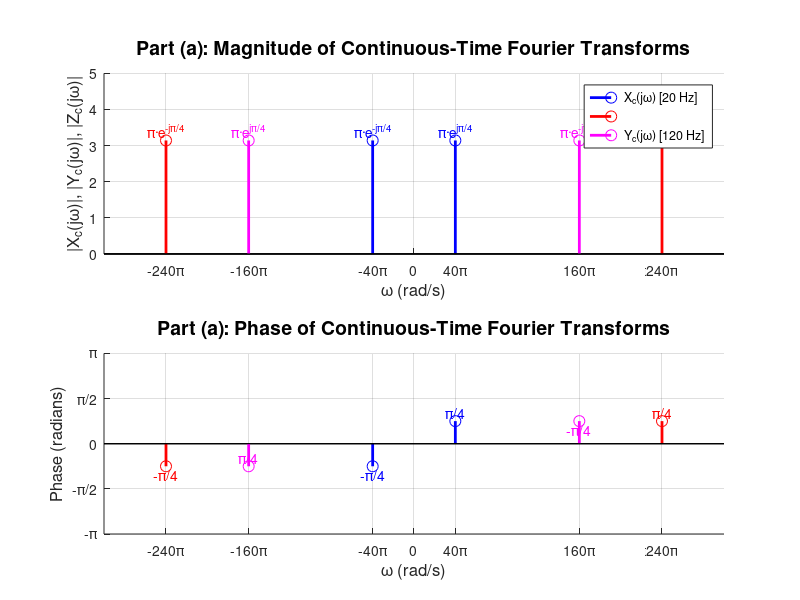

This chart was generated by the following MATLAB code: (Note: this script raises an error after producing the figure.)
%% Aliasing Problem - Plotting Fourier Transforms with Phasors
% Three sinusoids sampled at Ts = 0.01
clear all; close all; clc;

%% Signal Parameters
% xc(t) = cos(40πt + π/4)   → f0 = 20 Hz
% yc(t) = cos(240πt + π/4)  → f0 = 120 Hz
% zc(t) = cos(160πt - π/4)  → f0 = 80 Hz

Ts = 0.01;                    % Sampling period
fs = 1/Ts;                    % Sampling frequency = 100 Hz
omega_s = 2*pi*fs;            % Sampling frequency in rad/s = 200π

% Signal frequencies (rad/s)
omega_x = 40*pi;              % 20 Hz
omega_y = 240*pi;             % 120 Hz
omega_z = 160*pi;             % 80 Hz

% Phases
phi_x = pi/4;
phi_y = pi/4;
phi_z = -pi/4;

fprintf('Signal Parameters:\n');
fprintf('xc(t): f = 20 Hz,  ω = 40π rad/s,  φ = π/4\n');
fprintf('yc(t): f = 120 Hz, ω = 240π rad/s, φ = π/4\n');
fprintf('zc(t): f = 80 Hz,  ω = 160π rad/s, φ = -π/4\n');
fprintf('Sampling: Ts = %.2f s, fs = %.0f Hz, ωs = %.0fπ rad/s\n\n', Ts, fs, omega_s/pi);

%% Part (a): Continuous-Time Fourier Transform
fprintf('=== Part (a): Continuous-Time Fourier Transforms ===\n\n');

figure('Position', [50, 50, 1400, 900]);

% Frequency axis for continuous-time
omega_ct = linspace(-300*pi, 300*pi, 10000);

% Create subplots for magnitude and phase
subplot(2,1,1);
hold on; grid on;

% Impulse locations and magnitudes for all three signals
impulse_mag = pi;  % Magnitude of each impulse

% Plot xc(t) - Blue
stem([-omega_x, omega_x], [impulse_mag, impulse_mag], 'b', 'LineWidth', 2, 'MarkerSize', 8);
text(-omega_x, impulse_mag + 0.3, sprintf('π·e^{-jπ/4}'), 'Color', 'b', 'FontSize', 10, 'HorizontalAlignment', 'center');
text(omega_x, impulse_mag + 0.3, sprintf('π·e^{jπ/4}'), 'Color', 'b', 'FontSize', 10, 'HorizontalAlignment', 'center');

% Plot yc(t) - Red
stem([-omega_y, omega_y], [impulse_mag, impulse_mag], 'r', 'LineWidth', 2, 'MarkerSize', 8);
text(-omega_y, impulse_mag + 0.3, sprintf('π·e^{-jπ/4}'), 'Color', 'r', 'FontSize', 10, 'HorizontalAlignment', 'center');
text(omega_y, impulse_mag + 0.3, sprintf('π·e^{jπ/4}'), 'Color', 'r', 'FontSize', 10, 'HorizontalAlignment', 'center');

% Plot zc(t) - Magenta
stem([-omega_z, omega_z], [impulse_mag, impulse_mag], 'm', 'LineWidth', 2, 'MarkerSize', 8);
text(-omega_z, impulse_mag + 0.3, sprintf('π·e^{jπ/4}'), 'Color', 'm', 'FontSize', 10, 'HorizontalAlignment', 'center');
text(omega_z, impulse_mag + 0.3, sprintf('π·e^{-jπ/4}'), 'Color', 'm', 'FontSize', 10, 'HorizontalAlignment', 'center');

xlabel('\omega (rad/s)', 'FontSize', 12);
ylabel('|X_c(j\omega)|, |Y_c(j\omega)|, |Z_c(j\omega)|', 'FontSize', 12);
title('Part (a): Magnitude of Continuous-Time Fourier Transforms', 'FontSize', 14, 'FontWeight', 'bold');
xlim([-300*pi, 300*pi]);
ylim([0, 5]);
xticks([-omega_y, -omega_z, -omega_x, 0, omega_x, omega_z, omega_y]);
xticklabels({'-240π', '-160π', '-40π', '0', '40π', '160π', '240π'});
legend('X_c(j\omega) [20 Hz]', '', 'Y_c(j\omega) [120 Hz]', '', 'Z_c(j\omega) [80 Hz]', '', 'Location', 'northeast');

% Phase plot
subplot(2,1,2);
hold on; grid on;

% Plot phases for xc(t)
stem([-omega_x, omega_x], [-phi_x, phi_x], 'b', 'LineWidth', 2, 'MarkerSize', 8);
text(-omega_x, -phi_x - 0.3, sprintf('-π/4'), 'Color', 'b', 'FontSize', 10, 'HorizontalAlignment', 'center');
text(omega_x, phi_x + 0.3, sprintf('π/4'), 'Color', 'b', 'FontSize', 10, 'HorizontalAlignment', 'center');

% Plot phases for yc(t)
stem([-omega_y, omega_y], [-phi_y, phi_y], 'r', 'LineWidth', 2, 'MarkerSize', 8);
text(-omega_y, -phi_y - 0.3, sprintf('-π/4'), 'Color', 'r', 'FontSize', 10, 'HorizontalAlignment', 'center');
text(omega_y, phi_y + 0.3, sprintf('π/4'), 'Color', 'r', 'FontSize', 10, 'HorizontalAlignment', 'center');

% Plot phases for zc(t)
stem([-omega_z, omega_z], [phi_z, -phi_z], 'm', 'LineWidth', 2, 'MarkerSize', 8);
text(-omega_z, phi_z + 0.3, sprintf('π/4'), 'Color', 'm', 'FontSize', 10, 'HorizontalAlignment', 'center');
text(omega_z, -phi_z - 0.3, sprintf('-π/4'), 'Color', 'm', 'FontSize', 10, 'HorizontalAlignment', 'center');

xlabel('\omega (rad/s)', 'FontSize', 12);
ylabel('Phase (radians)', 'FontSize', 12);
title('Part (a): Phase of Continuous-Time Fourier Transforms', 'FontSize', 14, 'FontWeight', 'bold');
xlim([-300*pi, 300*pi]);
ylim([-pi, pi]);
xticks([-omega_y, -omega_z, -omega_x, 0, omega_x, omega_z, omega_y]);
xticklabels({'-240π', '-160π', '-40π', '0', '40π', '160π', '240π'});
yticks([-pi, -pi/2, 0, pi/2, pi]);
yticklabels({'-π', '-π/2', '0', 'π/2', 'π'});
yline(0, 'k--', 'LineWidth', 0.5);

%% Part (b): Sampled Signal Fourier Transform
fprintf('=== Part (b): Sampled Signal Fourier Transforms ===\n\n');

figure('Position', [100, 50, 1400, 900]);

% For sampled signals, we get replicas at ω ± k*ωs scaled by 1/Ts
scale_factor = 1/Ts;  % = 100

% Show replicas from k = -2 to k = 2
k_range = -2:2;

subplot(2,1,1);
hold on; grid on;

% Plot Xs(jω) - Blue
for k = k_range
    omega_shift = k * omega_s;
    stem([-(omega_x + omega_shift), (omega_x + omega_shift)], ...
         [scale_factor*pi, scale_factor*pi], 'b', 'LineWidth', 1.5, 'MarkerSize', 6);
end
% Label main replicas
text(-omega_x, scale_factor*pi + 30, '100π·e^{-jπ/4}', 'Color', 'b', 'FontSize', 9, 'HorizontalAlignment', 'center');
text(omega_x, scale_factor*pi + 30, '100π·e^{jπ/4}', 'Color', 'b', 'FontSize', 9, 'HorizontalAlignment', 'center');

% Plot Ys(jω) - Red (aliases to ±40π)
for k = k_range
    omega_shift = k * omega_s;
    stem([-(omega_y + omega_shift), (omega_y + omega_shift)], ...
         [scale_factor*pi, scale_factor*pi], 'r', 'LineWidth', 1.5, 'MarkerSize', 6);
end
% The k=-1 replica of 240π lands at 240π - 200π = 40π (ALIASING!)
text(-omega_x, scale_factor*pi + 60, '100π·e^{jπ/4} (aliased from 240π)', 'Color', 'r', 'FontSize', 8, 'HorizontalAlignment', 'center');
text(omega_x, scale_factor*pi + 60, '100π·e^{-jπ/4} (aliased from 240π)', 'Color', 'r', 'FontSize', 8, 'HorizontalAlignment', 'center');

% Plot Zs(jω) - Magenta (aliases to ±40π)
for k = k_range
    omega_shift = k * omega_s;
    stem([-(omega_z + omega_shift), (omega_z + omega_shift)], ...
         [scale_factor*pi, scale_factor*pi], 'm', 'LineWidth', 1.5, 'MarkerSize', 6);
end
% The k=1 replica of -160π lands at -160π + 200π = 40π (ALIASING!)
text(-omega_x, scale_factor*pi + 90, '100π·e^{-jπ/4} (aliased from 160π)', 'Color', 'm', 'FontSize', 8, 'HorizontalAlignment', 'center');
text(omega_x, scale_factor*pi + 90, '100π·e^{jπ/4} (aliased from 160π)', 'Color', 'm', 'FontSize', 8, 'HorizontalAlignment', 'center');

% Mark sampling frequency replicas
for k = k_range
    xline(k*omega_s, 'k--', 'Alpha', 0.3, 'LineWidth', 1);
    if k ~= 0
        text(k*omega_s, 380, sprintf('k=%d', k), 'HorizontalAlignment', 'center', 'FontSize', 9);
    end
end

% Highlight base band
patch([-omega_s/2, omega_s/2, omega_s/2, -omega_s/2], [0, 0, 400, 400], ...
      'g', 'FaceAlpha', 0.05, 'EdgeColor', 'g', 'LineWidth', 2);
text(0, 370, 'Base band (-ωs/2 to ωs/2)', 'HorizontalAlignment', 'center', ...
     'FontSize', 10, 'Color', 'g', 'FontWeight', 'bold');

xlabel('\omega (rad/s)', 'FontSize', 12);
ylabel('|X_s(j\omega)|, |Y_s(j\omega)|, |Z_s(j\omega)|', 'FontSize', 12);
title('Part (b): Magnitude of Sampled Signal Fourier Transforms', 'FontSize', 14, 'FontWeight', 'bold');
xlim([-500*pi, 500*pi]);
ylim([0, 400]);
xticks([-400*pi, -omega_s, -omega_s/2, 0, omega_s/2, omega_s, 400*pi]);
xticklabels({'-400π', '-200π (-ωs)', '-100π', '0', '100π', '200π (ωs)', '400π'});

% Phase plot for sampled signals
subplot(2,1,2);
hold on; grid on;

% Plot phases for Xs(jω)
for k = k_range
    omega_shift = k * omega_s;
    stem([-(omega_x + omega_shift), (omega_x + omega_shift)], ...
         [-phi_x, phi_x], 'b', 'LineWidth', 1.5, 'MarkerSize', 6);
end

% Plot phases for Ys(jω) - note phase flips due to aliasing
for k = k_range
    omega_shift = k * omega_s;
    % At baseband: k=-1 gives 240π - 200π = 40π with phase swap
    if k == -1
        stem([-(omega_y + omega_shift), (omega_y + omega_shift)], ...
             [phi_y, -phi_y], 'r', 'LineWidth', 1.5, 'MarkerSize', 6);
    else
        stem([-(omega_y + omega_shift), (omega_y + omega_shift)], ...
             [-phi_y, phi_y], 'r', 'LineWidth', 1.5, 'MarkerSize', 6);
    end
end

% Plot phases for Zs(jω)
for k = k_range
    omega_shift = k * omega_s;
    if k == 1
        stem([-(omega_z + omega_shift), (omega_z + omega_shift)], ...
             [-phi_z, phi_z], 'm', 'LineWidth', 1.5, 'MarkerSize', 6);
    else
        stem([-(omega_z + omega_shift), (omega_z + omega_shift)], ...
             [phi_z, -phi_z], 'm', 'LineWidth', 1.5, 'MarkerSize', 6);
    end
end

% Mark sampling frequency replicas
for k = k_range
    xline(k*omega_s, 'k--', 'Alpha', 0.3, 'LineWidth', 1);
end

% Highlight base band
patch([-omega_s/2, omega_s/2, omega_s/2, -omega_s/2], [-pi, -pi, pi, pi], ...
      'g', 'FaceAlpha', 0.05, 'EdgeColor', 'g', 'LineWidth', 2);

xlabel('\omega (rad/s)', 'FontSize', 12);
ylabel('Phase (radians)', 'FontSize', 12);
title('Part (b): Phase of Sampled Signal Fourier Transforms', 'FontSize', 14, 'FontWeight', 'bold');
xlim([-500*pi, 500*pi]);
ylim([-pi-0.5, pi+0.5]);
xticks([-400*pi, -omega_s, -omega_s/2, 0, omega_s/2, omega_s, 400*pi]);
xticklabels({'-400π', '-200π (-ωs)', '-100π', '0', '100π', '200π (ωs)', '400π'});
yticks([-pi, -pi/2, 0, pi/2, pi]);
yticklabels({'-π', '-π/2', '0', 'π/2', 'π'});
yline(0, 'k--', 'LineWidth', 0.5);

%% Part (c): DTFT
fprintf('=== Part (c): DTFT of Discrete Sequences ===\n\n');

figure('Position', [150, 50, 1400, 900]);

% For DTFT: ω̂ = ωTs, and DTFT is 2π-periodic
% The impulses at ω = ±40π in Xs(jω) appear at ω̂ = ±40π·Ts = ±0.4π

omega_hat_x = omega_x * Ts;  % = 0.4π
omega_hat_y = omega_y * Ts;  % = 2.4π → aliases to 0.4π in [-π, π]
omega_hat_z = omega_z * Ts;  % = 1.6π → aliases to -0.4π in [-π, π]

subplot(2,1,1);
hold on; grid on;

% Show one period: [-π, π]
% All three signals alias to ω̂ = ±0.4π

% Plot Xd(e^jω̂) - Blue
stem([-omega_hat_x, omega_hat_x]/pi, [scale_factor*pi, scale_factor*pi], ...
     'b', 'LineWidth', 2, 'MarkerSize', 8);
text(-omega_hat_x/pi, scale_factor*pi + 30, '100π·e^{-jπ/4}', 'Color', 'b', ...
     'FontSize', 10, 'HorizontalAlignment', 'center');
text(omega_hat_x/pi, scale_factor*pi + 30, '100π·e^{jπ/4}', 'Color', 'b', ...
     'FontSize', 10, 'HorizontalAlignment', 'center');

% Plot Yd(e^jω̂) - Red (aliased to ±0.4π)
stem([-omega_hat_x, omega_hat_x]/pi, [scale_factor*pi, scale_factor*pi], ...
     'r', 'LineWidth', 2, 'MarkerSize', 8);
text(-omega_hat_x/pi, scale_factor*pi + 60, '100π·e^{jπ/4}', 'Color', 'r', ...
     'FontSize', 10, 'HorizontalAlignment', 'center');
text(omega_hat_x/pi, scale_factor*pi + 60, '100π·e^{-jπ/4}', 'Color', 'r', ...
     'FontSize', 10, 'HorizontalAlignment', 'center');

% Plot Zd(e^jω̂) - Magenta (aliased to ±0.4π)
stem([-omega_hat_x, omega_hat_x]/pi, [scale_factor*pi, scale_factor*pi], ...
     'm', 'LineWidth', 2, 'MarkerSize', 8);
text(-omega_hat_x/pi, scale_factor*pi + 90, '100π·e^{-jπ/4}', 'Color', 'm', ...
     'FontSize', 10, 'HorizontalAlignment', 'center');
text(omega_hat_x/pi, scale_factor*pi + 90, '100π·e^{jπ/4}', 'Color', 'm', ...
     'FontSize', 10, 'HorizontalAlignment', 'center');

% Mark period boundaries
xline(-1, 'k--', 'LineWidth', 2, 'Label', '-π', 'LabelVerticalAlignment', 'bottom');
xline(1, 'k--', 'LineWidth', 2, 'Label', 'π', 'LabelVerticalAlignment', 'bottom');
xline(0, 'k-', 'LineWidth', 1);

% Highlight one period
patch([-1, 1, 1, -1], [0, 0, 400, 400], 'c', 'FaceAlpha', 0.05, ...
      'EdgeColor', 'c', 'LineWidth', 2);
text(0, 370, 'One Period (2π-periodic)', 'HorizontalAlignment', 'center', ...
     'FontSize', 11, 'Color', 'c', 'FontWeight', 'bold');

xlabel('\omega-hat (×π rad)', 'FontSize', 12);
ylabel('|X_d(e^{j\omega-hat})|, |Y_d(e^{j\omega-hat})|, |Z_d(e^{j\omega-hat})|', 'FontSize', 12);
title('Part (c): Magnitude of DTFT', 'FontSize', 14, 'FontWeight', 'bold');
xlim([-2, 2]);
ylim([0, 400]);
xticks([-2, -1, -0.4, 0, 0.4, 1, 2]);
xticklabels({'-2π', '-π', '-0.4π', '0', '0.4π', 'π', '2π'});
legend('X_d (20 Hz)', '', 'Y_d (120→20 Hz aliased)', '', 'Z_d (80→20 Hz aliased)', '', ...
       'Location', 'northeast');

% Phase plot for DTFT
subplot(2,1,2);
hold on; grid on;

% Plot phases - all at ω̂ = ±0.4π but with different phase values

% Xd phase
stem([-omega_hat_x, omega_hat_x]/pi, [-phi_x, phi_x], 'b', 'LineWidth', 2, 'MarkerSize', 8);
text(-omega_hat_x/pi, -phi_x - 0.3, '-π/4', 'Color', 'b', 'FontSize', 10, 'HorizontalAlignment', 'center');
text(omega_hat_x/pi, phi_x + 0.3, 'π/4', 'Color', 'b', 'FontSize', 10, 'HorizontalAlignment', 'center');

% Yd phase (swapped due to aliasing from 240π)
stem([-omega_hat_x, omega_hat_x]/pi, [phi_y, -phi_y], 'r', 'LineWidth', 2, 'MarkerSize', 8);
text(-omega_hat_x/pi, phi_y + 0.35, 'π/4', 'Color', 'r', 'FontSize', 10, 'HorizontalAlignment', 'center');
text(omega_hat_x/pi, -phi_y - 0.35, '-π/4', 'Color', 'r', 'FontSize', 10, 'HorizontalAlignment', 'center');

% Zd phase (swapped due to aliasing from 160π)
stem([-omega_hat_x, omega_hat_x]/pi, [-phi_z, phi_z], 'm', 'LineWidth', 2, 'MarkerSize', 8);
text(-omega_hat_x/pi - 0.15, -phi_z - 0.4, '-π/4', 'Color', 'm', 'FontSize', 10, 'HorizontalAlignment', 'center');
text(omega_hat_x/pi + 0.15, phi_z + 0.4, 'π/4', 'Color', 'm', 'FontSize', 10, 'HorizontalAlignment', 'center');

% Mark period boundaries
xline(-1, 'k--', 'LineWidth', 2);
xline(1, 'k--', 'LineWidth', 2);
xline(0, 'k-', 'LineWidth', 1);
yline(0, 'k--', 'LineWidth', 0.5);

% Highlight one period
patch([-1, 1, 1, -1], [-pi-0.5, -pi-0.5, pi+0.5, pi+0.5], 'c', 'FaceAlpha', 0.05, ...
      'EdgeColor', 'c', 'LineWidth', 2);

xlabel('\omega-hat (×π rad)', 'FontSize', 12);
ylabel('Phase (radians)', 'FontSize', 12);
title('Part (c): Phase of DTFT', 'FontSize', 14, 'FontWeight', 'bold');
xlim([-2, 2]);
ylim([-pi-0.5, pi+0.5]);
xticks([-2, -1, -0.4, 0, 0.4, 1, 2]);
xticklabels({'-2π', '-π', '-0.4π', '0', '0.4π', 'π', '2π'});
yticks([-pi, -pi/2, 0, pi/2, pi]);
yticklabels({'-π', '-π/2', '0', 'π/2', 'π'});

%% Summary text
fprintf('\nALIASING SUMMARY:\n');
fprintf('━━━━━━━━━━━━━━━━━━━━━━━━━━━━━━━━━━━━━━━━━━\n');
fprintf('• xc(t) at 20 Hz: BELOW Nyquist (50 Hz) → NO aliasing\n');
fprintf('• yc(t) at 120 Hz: ABOVE Nyquist → Aliases to 20 Hz\n');
fprintf('• zc(t) at 80 Hz: ABOVE Nyquist → Aliases to 20 Hz\n');
fprintf('\nAll three discrete sequences appear to have the same\n');
fprintf('frequency (20 Hz), differing only in phase!\n');
fprintf('━━━━━━━━━━━━━━━━━━━━━━━━━━━━━━━━━━━━━━━━━━\n');
